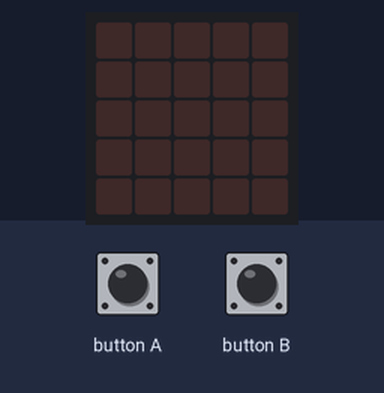
This program was run on a simulated BBC micro:bit (MakeCode). Parts: the board's 5×5 LED display. The inputs (shaded band) are chosen by the test bench.

Above: at 1.2 s.
1.3 s: button A pressed for 0.15 s
At 2.5 s:
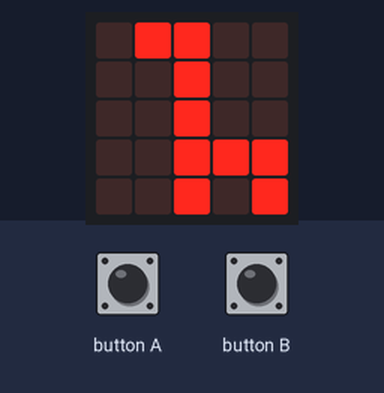
At 3.9 s:
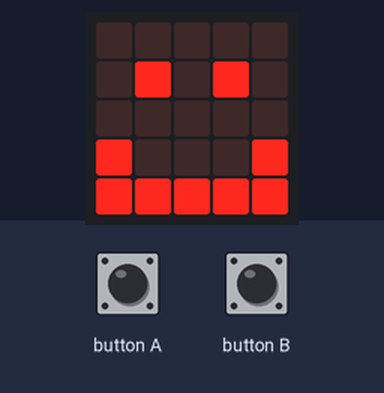
4.4 s: button B pressed for 0.15 s
At 5.3 s:
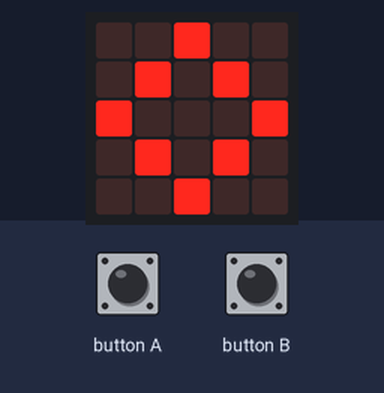
Timing chart, 0 to 7.4 s (numbered marks = the images above; inputs shaded):
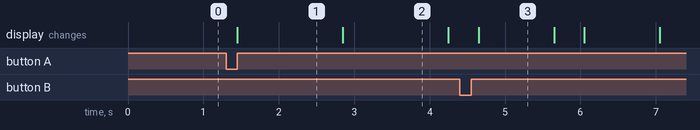

The program:

main.ts
```typescript
input.onButtonPressed(Button.A, function () {
    for (let index = 0; index < 4; index++) {
        basic.showLeds(`
            . # # . .
            . . # . .
            . . # . .
            . . # # #
            . . # . #
            `)
        basic.pause(1000)
        basic.showLeds(`
            . . . . .
            . # . # .
            . . . . .
            # . . . #
            # # # # #
            `)
        basic.pause(1000)
        basic.showLeds(`
            . . . . .
            . . . . .
            # # . . #
            . # # # #
            . . . . .
            `)
        basic.pause(1000)
    }
})
input.onButtonPressed(Button.B, function () {
    for (let index = 0; index < 4; index++) {
        basic.showLeds(`
            . . # . .
            . # . # .
            # . . . #
            . # . # .
            . . # . .
            `)
        basic.pause(1000)
        basic.showLeds(`
            . . # . .
            . # # # .
            . . # . .
            . . # . .
            . . # . .
            `)
        basic.pause(1000)
        basic.showLeds(`
            # # # . .
            . . # . .
            . . # . .
            . . # . .
            . . # # #
            `)
        basic.pause(1000)
    }
})
```

test.ts
```typescript
// aquí va el archivo "tests"; esto no se compilará cuando este paquete se utilice como una extensión.
```

Measured:
- after the input at 1.3 s, the display: changes after 0.15 s (image 1)
- after the input at 4.4 s, the display: changes after 0.25 s (image 3)
- what the display in image 1 shows lasts 1.4 s, from 1.5 s to 2.9 s
- what the display in image 3 shows lasts 1.0 s, from 4.7 s to 5.7 s
